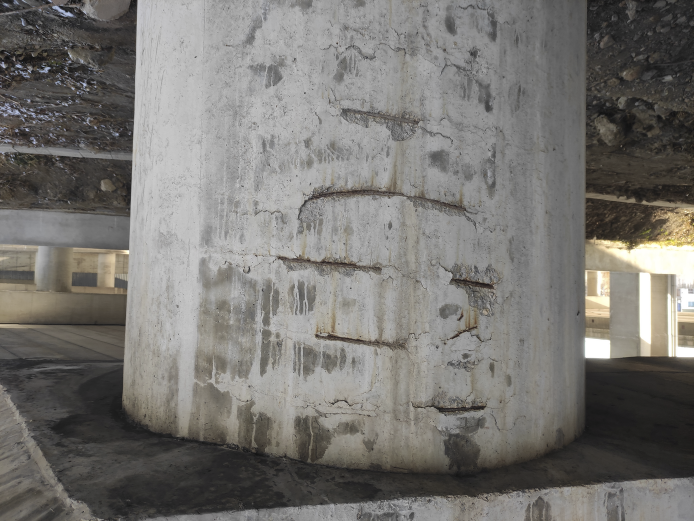
#> input picture data/test_png_small.png, 1387 x 1042 px (shown at 1/2 size)
$ python test_serving.py
#> lines starting #> are read from the running program, lines starting #| are printed output that depends on the picture; after the words box and inside, x2 and y2 are one past the last pixel; in counts of white or black regions, pixels touching at a corner belong together
import matplotlib.pyplot as plt
import cv2

image = cv2.imread("data/test_png_small.png")
#> image is the input picture: shape (1042, 1387, 3); mean B, G, R 113.6, 117.2, 119.2

label = [
    {
        "x1": 628.482177734375,
        "y1": 660.8497924804688,
        "x2": 811.7706298828125,
        "y2": 706.1259155273438,
        "confidence": 0.8424422144889832,
        "class": "Exposed rebar",
        "color": [
            138,
            43,
            226
        ]
    },
    {
        "x1": 424.4190673828125,
        "y1": 491.47607421875,
        "x2": 558.551513671875,
        "y2": 547.6631469726562,
        "confidence": 0.8249207139015198,
        "class": "Rust expansion",
        "color": [
            0,
            0,
            128
        ]
    },
    {
        "x1": 414.9289245605469,
        "y1": 747.9951171875,
        "x2": 776.857177734375,
        "y2": 844.4039916992188,
        "confidence": 0.8112491369247437,
        "class": "Rust expansion",
        "color": [
            0,
            0,
            128
        ]
    },
    {
        "x1": 555.986083984375,
        "y1": 504.6865539550781,
        "x2": 759.8729858398438,
        "y2": 552.1970825195312,
        "confidence": 0.7865458130836487,
        "class": "Exposed rebar",
        "color": [
            138,
            43,
            226
        ]
    },
    {
        "x1": 757.2973022460938,
        "y1": 513.2940063476562,
        "x2": 911.0240478515625,
        "y2": 596.7354736328125,
        "confidence": 0.7800284624099731,
        "class": "Rust expansion",
        "color": [
            0,
            0,
            128
        ]
    },
    {
        "x1": 617.355224609375,
        "y1": 363.74749755859375,
        "x2": 934.5134887695312,
        "y2": 426.04620361328125,
        "confidence": 0.7759705185890198,
        "class": "Exposed rebar",
        "color": [
            138,
            43,
            226
        ]
    },
    {
        "x1": 894.8636474609375,
        "y1": 515.0894165039062,
        "x2": 1020.4110107421875,
        "y2": 633.86083984375,
        "confidence": 0.757917046546936,
        "class": "Spalling",
        "color": [
            255,
            140,
            0
        ]
    },
    {
        "x1": 672.9920043945312,
        "y1": 199.92201232910156,
        "x2": 843.9335327148438,
        "y2": 291.3789367675781,
        "confidence": 0.7541597485542297,
        "class": "Spalling",
        "color": [
            255,
            140,
            0
        ]
    },
    {
        "x1": 835.3112182617188,
        "y1": 228.30247497558594,
        "x2": 1000.4732055664062,
        "y2": 312.9790344238281,
        "confidence": 0.7189627885818481,
        "class": "Rust expansion",
        "color": [
            0,
            0,
            128
        ]
    },
    {
        "x1": 624.467529296875,
        "y1": 28.10875701904297,
        "x2": 922.3427124023438,
        "y2": 146.87037658691406,
        "confidence": 0.6723969578742981,
        "class": "Rust expansion",
        "color": [
            0,
            0,
            128
        ]
    },
    {
        "x1": 873.6190795898438,
        "y1": 802.8385009765625,
        "x2": 975.5858764648438,
        "y2": 833.4757690429688,
        "confidence": 0.6540398001670837,
        "class": "Exposed rebar",
        "color": [
            138,
            43,
            226
        ]
    },
    {
        "x1": 969.64453125,
        "y1": 776.8736572265625,
        "x2": 1066.37255859375,
        "y2": 869.222412109375,
        "confidence": 0.6312968134880066,
        "class": "Rust expansion",
        "color": [
            0,
            0,
            128
        ]
    },
    {
        "x1": 682.603759765625,
        "y1": 212.5205841064453,
        "x2": 837.5616455078125,
        "y2": 251.015380859375,
        "confidence": 0.6062813997268677,
        "class": "Exposed rebar",
        "color": [
            138,
            43,
            226
        ]
    },
    {
        "x1": 783.7429809570312,
        "y1": 798.5349731445312,
        "x2": 965.4530029296875,
        "y2": 876.6609497070312,
        "confidence": 0.5102220177650452,
        "class": "Rust expansion",
        "color": [
            0,
            0,
            128
        ]
    },
    {
        "x1": 453.2518615722656,
        "y1": 411.5392761230469,
        "x2": 578.3114013671875,
        "y2": 471.81298828125,
        "confidence": 0.45290881395339966,
        "class": "Rust expansion",
        "color": [
            0,
            0,
            128
        ]
    },
    {
        "x1": 924.900146484375,
        "y1": 408.35784912109375,
        "x2": 1012.286376953125,
        "y2": 474.7472229003906,
        "confidence": 0.4450010359287262,
        "class": "Rust expansion",
        "color": [
            0,
            0,
            128
        ]
    },
    {
        "x1": 879.1381225585938,
        "y1": 651.0700073242188,
        "x2": 1006.5565185546875,
        "y2": 730.0794677734375,
        "confidence": 0.404208242893219,
        "class": "Rust expansion",
        "color": [
            0,
            0,
            128
        ]
    },
    {
        "x1": 904.4719848632812,
        "y1": 551.9157104492188,
        "x2": 990.5738525390625,
        "y2": 580.9598999023438,
        "confidence": 0.3964918553829193,
        "class": "Exposed rebar",
        "color": [
            138,
            43,
            226
        ]
    },
    {
        "x1": 805.5532836914062,
        "y1": 656.9200439453125,
        "x2": 873.3978881835938,
        "y2": 703.2952270507812,
        "confidence": 0.3888857066631317,
        "class": "Rust expansion",
        "color": [
            0,
            0,
            128
        ]
    },
    {
        "x1": 625.262939453125,
        "y1": 165.86819458007812,
        "x2": 686.1886596679688,
        "y2": 238.73284912109375,
        "confidence": 0.285556435585022,
        "class": "Rust expansion",
        "color": [
            0,
            0,
            128
        ]
    },
    {
        "x1": 896.0488891601562,
        "y1": 530.7774658203125,
        "x2": 1010.267822265625,
        "y2": 612.2059936523438,
        "confidence": 0.27328747510910034,
        "class": "Exposed rebar",
        "color": [
            138,
            43,
            226
        ]
    }

]

for i, box in enumerate(label):
    print(f"box {i}: {box}")
    x1, y1, x2, y2, cls_name, color = int(box["x1"]), int(box["y1"]),int(box["x2"]),int(box["y2"]), box["class"], box["color"]
    image = cv2.rectangle(image, (x1, y1), (x2,y2), color, thickness=10)
#> this loop made 21 passes
#> pass 1, `image = cv2.rectangle(image, (x1, y1), (x2,y2), color, thickness=10)`:
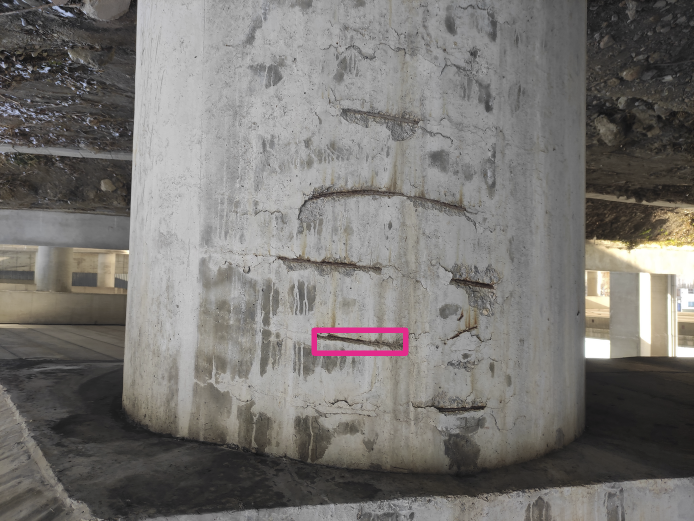
#> image: shape (1042, 1387, 3) (shown at 1/2 size); 0.35% of pixels changed, all inside (x1, y1, x2, y2) = (623, 655, 817, 712)
#> pass 2, `image = cv2.rectangle(image, (x1, y1), (x2,y2), color, thickness=10)`:
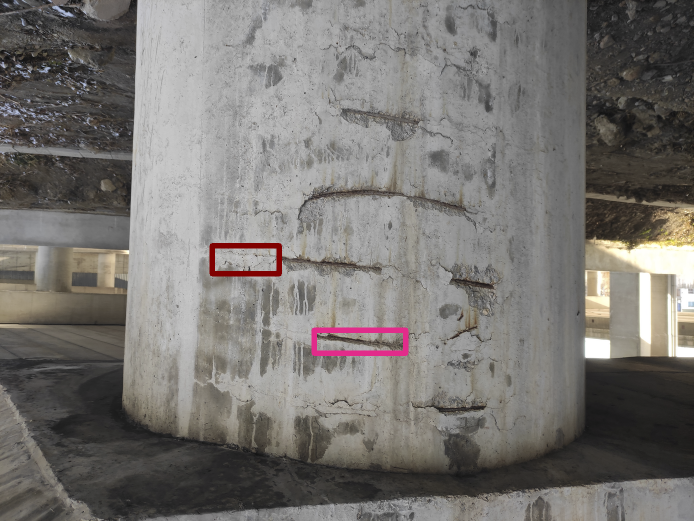
#> image: shape (1042, 1387, 3) (shown at 1/2 size); 0.29% of pixels changed, all inside (x1, y1, x2, y2) = (419, 486, 564, 553)
#> pass 3, `image = cv2.rectangle(image, (x1, y1), (x2,y2), color, thickness=10)`:
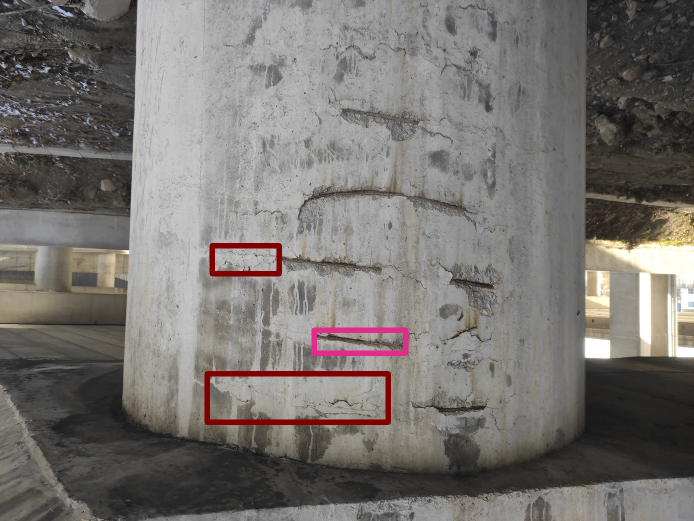
#> image: shape (1042, 1387, 3) (shown at 1/2 size); 0.7% of pixels changed, all inside (x1, y1, x2, y2) = (409, 742, 782, 850)
#> after the loop:
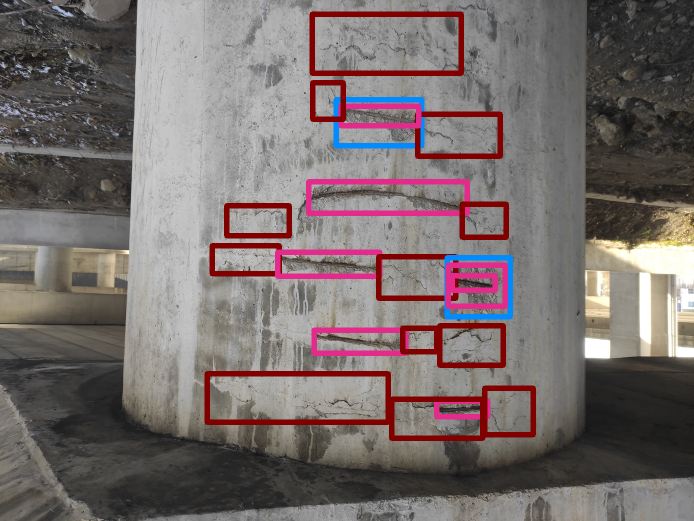
#> image: shape (1042, 1387, 3) (shown at 1/2 size); 5.5% of pixels changed, all inside (x1, y1, x2, y2) = (448, 23, 1072, 882)

image = cv2.cvtColor(image, cv2.COLOR_BGR2RGB)
plt.imshow(image)
plt.show()
